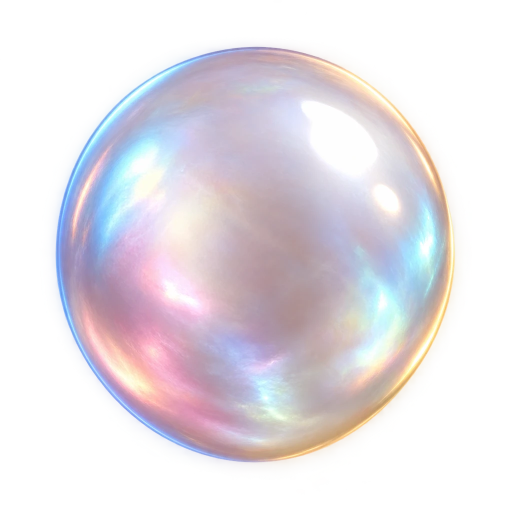
#> input picture art/final/pearl_white.png, 1024 x 1024 px (shown at 1/2 size)
$ python -i build_assets.py   (imports and definitions only)
#> lines starting #> are read from the running program, lines starting #| are printed output that depends on the picture; after the words box and inside, x2 and y2 are one past the last pixel; in counts of white or black regions, pixels touching at a corner belong together
#> further down, picture is the input picture: PIL image 1024x1024 RGBA; mean R, G, B, A 121.8, 116.4, 122, 126
"""Build the frontend's static assets + manifest (DECISIONS D-020).

For every asset id: take art/final/<file> if it exists, else art/placeholder/<kind>/<file>; process it
(trim, centre, resize, WebP/JPG) and write it to frontend/apps/constrictor/static/assets/, then write
static/assets/manifest.json. Dropping a final into art/final/ with the listed filename is all it takes.

Usage (from repo root): math/env/bin/python art/pipeline/build_assets.py
"""

from __future__ import annotations

import json
import os
import shutil

from PIL import Image, ImageEnhance, ImageFilter

ROOT = os.path.normpath(os.path.join(os.path.dirname(__file__), "..", ".."))
FINAL = os.path.join(ROOT, "art", "final")
PH_IMG = os.path.join(ROOT, "art", "placeholder", "images")
PH_AUD = os.path.join(ROOT, "art", "placeholder", "audio")
OUT = os.path.join(ROOT, "frontend", "apps", "constrictor", "static", "assets")

# id: (source filename, kind, target size (w,h) or None, fit)
IMAGES = {
    **{f"sym_{s}": (f"sym_{s}.png", "symbol", (256, 256), "contain") for s in ["H1", "H2", "H3", "H4", "L1", "L2", "L3", "L4", "EGG", "KEY"]},
    "pearl_white": ("pearl_white.png", "symbol", (256, 256), "contain"),
    "pearl_gold": ("pearl_gold.png", "symbol", (256, 256), "contain"),
    "pearl_rose": ("pearl_rose.png", "symbol", (256, 256), "contain"),
    "pearl_black": ("pearl_black.png", "symbol", (256, 256), "contain"),
    "pearl_venom": ("pearl_venom.png", "symbol", (256, 256), "contain"),
    "pearl_venom_grand": ("pearl_venom_grand.png", "symbol", (256, 256), "contain"),
    "snake_head": ("snake_head.png", "sprite", (256, 256), "contain"),
    "snake_head_open": ("snake_head_open.png", "sprite", (256, 256), "contain"),
    "snake_tongue": ("snake_tongue.png", "sprite", (128, 128), "contain"),
    "snake_tail": ("snake_tail.png", "sprite", (256, 256), "contain"),
    "snake_scales_strip": ("snake_scales_strip.png", "texture", (1024, 128), "stretch"),
    "snake_shed": ("snake_shed.png", "sprite", (256, 256), "contain"),
    "bg_landscape": ("bg_landscape.jpg", "plate", (1920, 1080), "cover"),
    "bg_portrait": ("bg_portrait.jpg", "plate", (1080, 1920), "cover"),
    "board_velvet": ("board_velvet.jpg", "plate", (512, 512), "cover"),
    "board_frame": ("board_frame.png", "sprite", (1024, 1024), "stretch"),
    "tile_background": ("tile_background.png", "tile", None, None),
    "tile_foreground": ("tile_foreground.png", "tile", None, None),
    "keyart": ("keyart_16x9.jpg", "plate", (1920, 1080), "cover"),
}
AUDIO = [os.path.splitext(f)[0] for f in sorted(os.listdir(PH_AUD))] if os.path.isdir(PH_AUD) else []
VIDEO = {
    "vid_intro_16x9": "vid_intro_16x9.mp4",
    "vid_intro_9x16": "vid_intro_9x16.mp4",
    "vid_hunt_16x9": "vid_hunt_16x9.mp4",
    "vid_hunt_9x16": "vid_hunt_9x16.mp4",
    "vid_ouroboros_loop": "vid_ouroboros_loop.mp4",
    "vid_maxwin_16x9": "vid_maxwin_16x9.mp4",
    "vid_maxwin_9x16": "vid_maxwin_9x16.mp4",
}


# [23 lines left out: functions trim, fit, not called in this run]


# Symbol look (D-043): the owner's finals are kept as delivered in art/final/; the game copies are toned down and
# outlined here. Saturation and contrast a little lower (rich, not neon), then a sticker edge: a dark ink line
# hugging the silhouette and a fine gold hairline outside it, so every shape reads crisply on the dark board.
SYMBOL_SATURATION = 0.7
SYMBOL_CONTRAST = 0.94
INK = (20, 13, 5)
GOLD = (217, 178, 111)


def grade_symbol(im: Image.Image) -> Image.Image:
    im = im.convert("RGBA")
    alpha = im.getchannel("A")
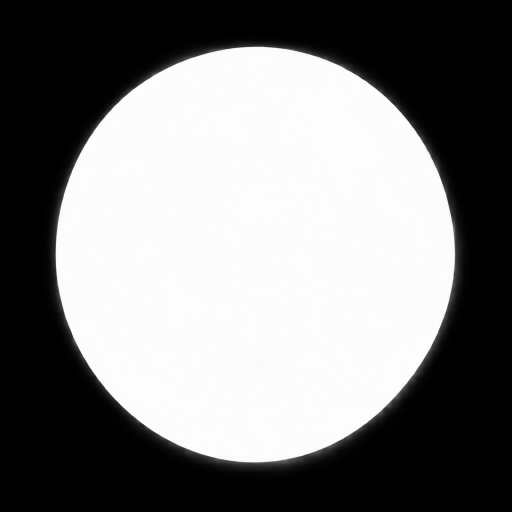
#> alpha: PIL image 1024x1024 L (shown at 1/2 size); min 0, max 254, mean 126
    rgb = ImageEnhance.Contrast(ImageEnhance.Color(im.convert("RGB")).enhance(SYMBOL_SATURATION)).enhance(SYMBOL_CONTRAST)
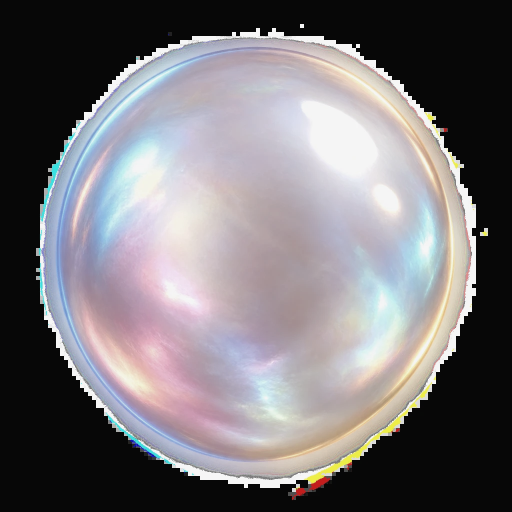
#> rgb: PIL image 1024x1024 RGB (shown at 1/2 size); mean R, G, B 120.1, 116.5, 120.3
    body = Image.merge("RGBA", (*rgb.split(), alpha))
    # outline from the solid part of the silhouette (soft sparkle halos do not make the edge lumpy)
    solid = alpha.point(lambda a: 255 if a > 110 else 0)
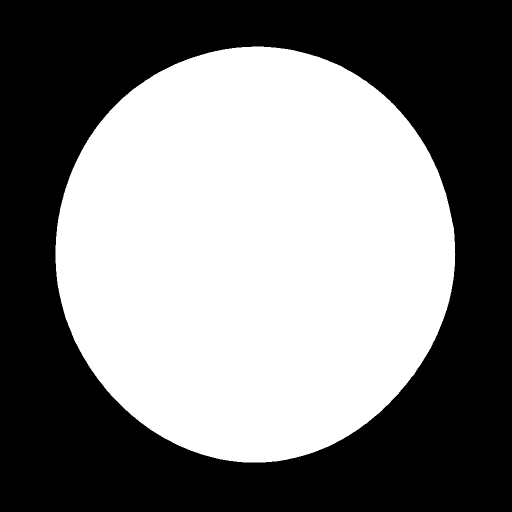
#> solid: PIL image 1024x1024 L (shown at 1/2 size); 49.4% white; 1 white region, box (x1, y1, x2, y2) and area: (111, 93, 911, 925) 518207
    ink = solid.filter(ImageFilter.MaxFilter(7)).filter(ImageFilter.GaussianBlur(0.7))  # ~3 px at 256
    rim = solid.filter(ImageFilter.MaxFilter(11)).filter(ImageFilter.GaussianBlur(0.9))  # ~5 px
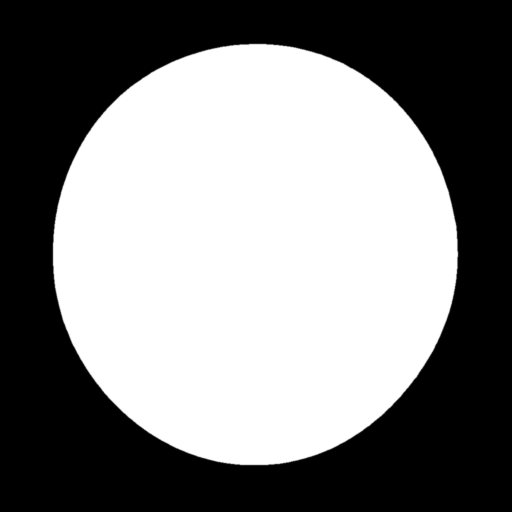
#> rim: PIL image 1024x1024 L (shown at 1/2 size); min 0, max 255, mean 130
    out = Image.new("RGBA", im.size, (0, 0, 0, 0))
#> out: PIL image 1024x1024 RGBA; every value is 0
    out.alpha_composite(Image.merge("RGBA", (*Image.new("RGB", im.size, GOLD).split(), rim.point(lambda a: a * 150 // 255))))
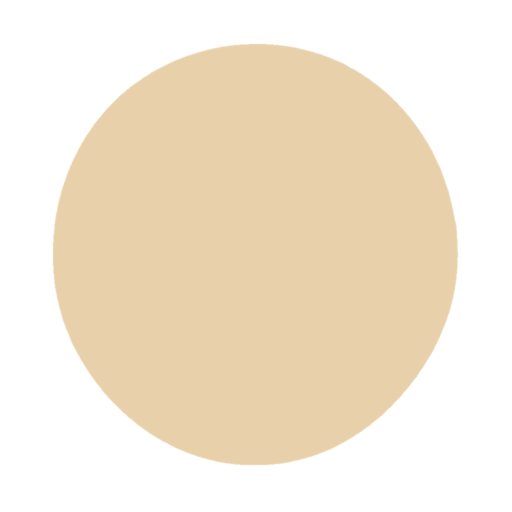
#> out: PIL image 1024x1024 RGBA (shown at 1/2 size); mean R, G, B, A 111.8, 91.7, 57.2, 76.5; transparent parts drawn white
    out.alpha_composite(Image.merge("RGBA", (*Image.new("RGB", im.size, INK).split(), ink)))
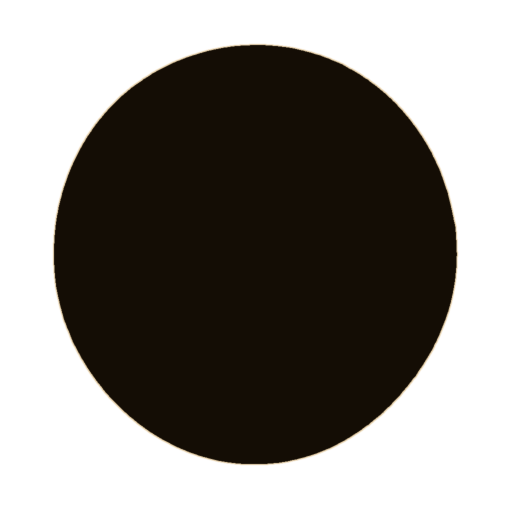
#> out: PIL image 1024x1024 RGBA (shown at 1/2 size); mean R, G, B, A 12.5, 8.5, 3.8, 129.4; transparent parts drawn white
    out.alpha_composite(body)
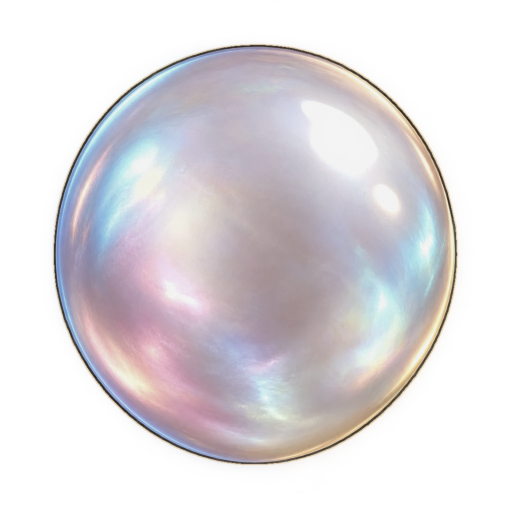
#> out: PIL image 1024x1024 RGBA (shown at 1/2 size); mean R, G, B, A 111.7, 107.7, 111, 130.1; transparent parts drawn white
    return out


# [48 lines left out: function main, not called in this run]


# [2 lines not run here, left out]

>>> from PIL import Image
>>> picture = Image.open('../final/pearl_white.png')
>>> result = grade_symbol(picture)

$ run again, on art/final/sym_EGG.png
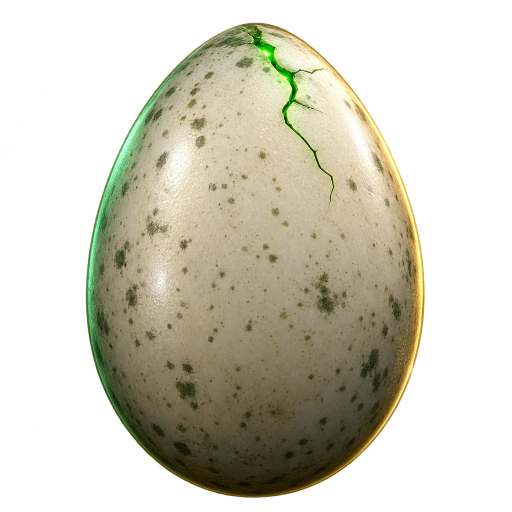
#> input picture art/final/sym_EGG.png, 1024 x 1024 px (shown at 1/2 size)
#> picture is the input picture: PIL image 1024x1024 RGBA; mean R, G, B, A 73.9, 71.2, 54.9, 118.4
#> solid: PIL image 1024x1024 L; 46.9% white; 1 white region, box (x1, y1, x2, y2) and area: (172, 45, 849, 995) 491580
#> in grade_symbol, `rim = solid.filter(ImageFilter.MaxFilter(11)).filter(ImageFilter.Gauss..`:
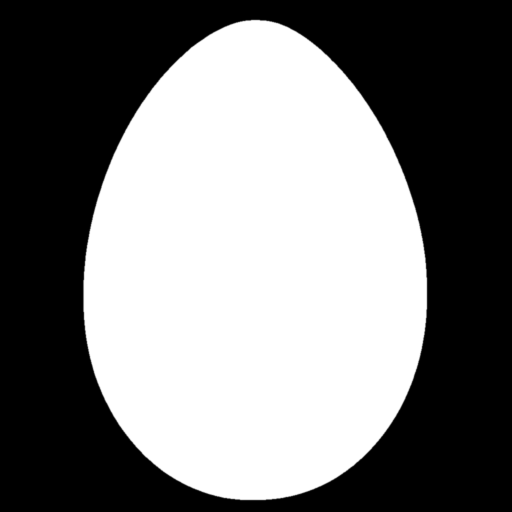
#> rim: PIL image 1024x1024 L (shown at 1/2 size); min 0, max 255, mean 123.5
#> in grade_symbol, `out.alpha_composite(body)`:
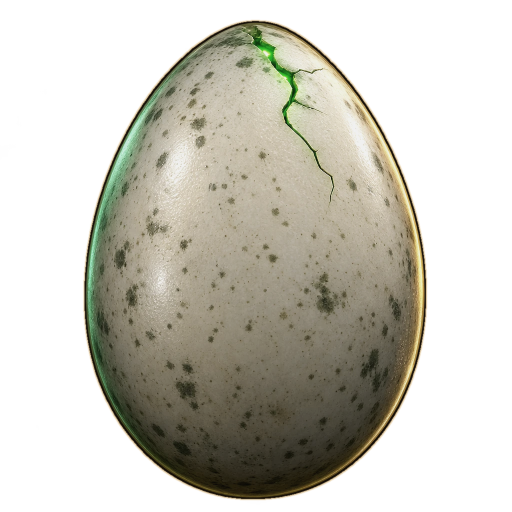
#> out: PIL image 1024x1024 RGBA (shown at 1/2 size); mean R, G, B, A 69.8, 67.3, 56.6, 122.9; transparent parts drawn white

$ run again, on art/final/sym_H1.png
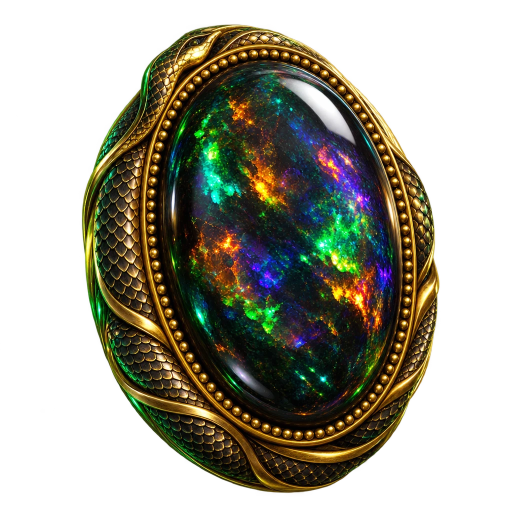
#> input picture art/final/sym_H1.png, 1024 x 1024 px (shown at 1/2 size)
#> picture is the input picture: PIL image 1024x1024 RGBA; mean R, G, B, A 34.7, 32.8, 18.9, 123.3
#> solid: PIL image 1024x1024 L; 48.9% white; 1 white region, box (x1, y1, x2, y2) and area: (164, 49, 879, 985) 513119
#> in grade_symbol, `rim = solid.filter(ImageFilter.MaxFilter(11)).filter(ImageFilter.Gauss..`:
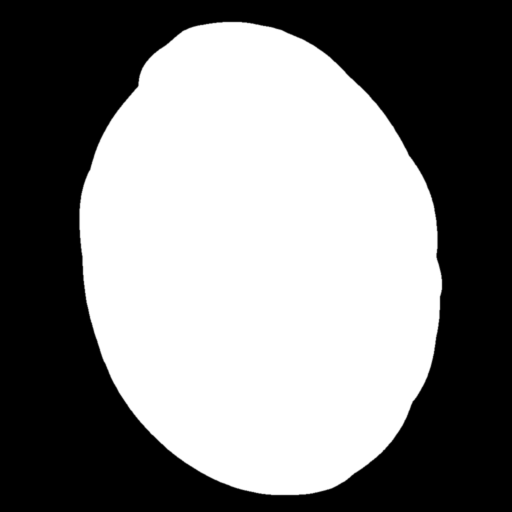
#> rim: PIL image 1024x1024 L (shown at 1/2 size); min 0, max 255, mean 128.8
#> in grade_symbol, `out.alpha_composite(body)`:
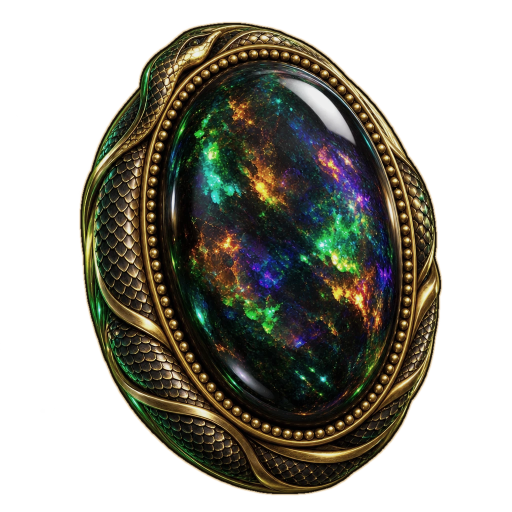
#> out: PIL image 1024x1024 RGBA (shown at 1/2 size); mean R, G, B, A 33.2, 31.5, 22.1, 128.2; transparent parts drawn white

$ run again, on art/final/sym_H2.png
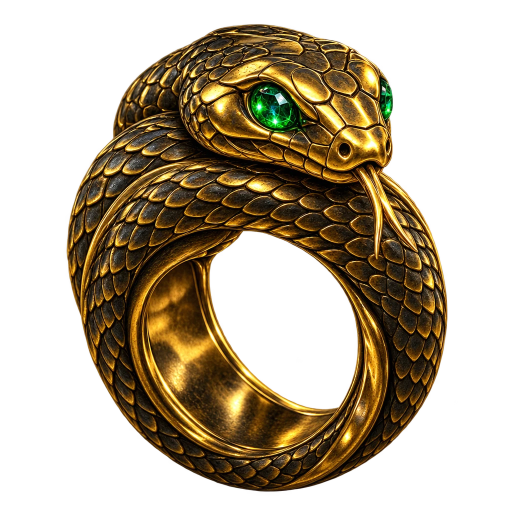
#> input picture art/final/sym_H2.png, 1024 x 1024 px (shown at 1/2 size)
#> picture is the input picture: PIL image 1024x1024 RGBA; mean R, G, B, A 45.6, 32.9, 12.4, 112.6
#> solid: PIL image 1024x1024 L; 44.6% white; 1 white region, box (x1, y1, x2, y2) and area: (134, 49, 895, 983) 467613
#> in grade_symbol, `out.alpha_composite(body)`:
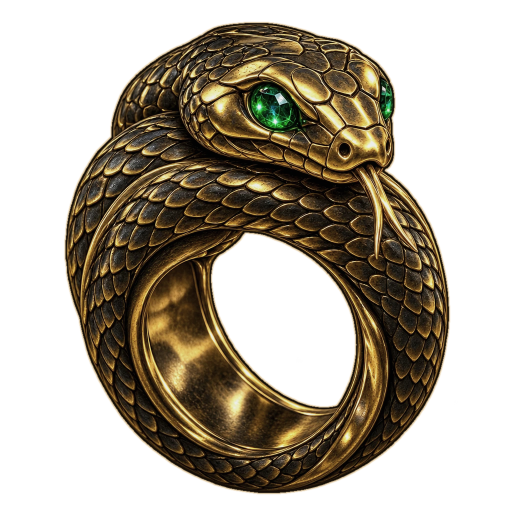
#> out: PIL image 1024x1024 RGBA (shown at 1/2 size); mean R, G, B, A 41.9, 33.3, 19.1, 118.5; transparent parts drawn white
